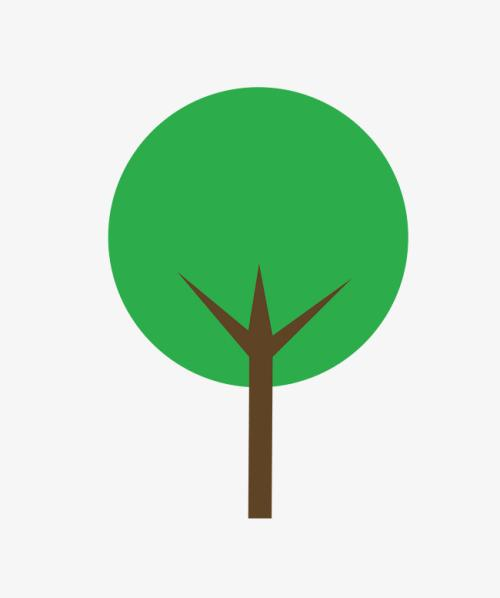
//> input picture test1.jpg, 500 x 598 px
$ ./Improved_Hough_Circle_Detection test1.jpg   (built with g++ and OpenCV 4)
//> lines starting //> are read from the running program, lines starting //| are printed output that depends on the picture; after the words box and inside, x2 and y2 are one past the last pixel; in counts of white or black regions, pixels touching at a corner belong together
#include <opencv2/opencv.hpp>
#include <math.h>
#include <vector>
#include <algorithm>

using namespace std;
using namespace cv;

int max_centers = 20;
Point *pp = new Point[max_centers*2];

struct Rad {
	int rad ;
	int countR ;
};

int getCentre(Mat edge);
int* getR(int cnum, Mat& edge);

int main(int argc, char **argv) {
	cv::Mat img;
	img = cv::imread(argv[1]);
//> img is the input picture: 598 rows x 500 cols, CV_8UC3; mean B, G, R 202.9, 225.3, 197.3
	// Mat img = imread("/home/wanghan/Downloads/test5.jpg");
	if (img.data == nullptr) { //数据不存在,可能是文件不存在
		cerr << "文件" << argv[1] << "不存在." << endl;
		return 0;
	}
	namedWindow("Original Image", 0);
	cvResizeWindow("Original Image", 1200, 800);
	imshow("Original Image", img);
	if (img.empty())
		return 0;
	Mat edge;
	//将原始图转化为灰度图
	cvtColor(img, edge, COLOR_BGR2GRAY);
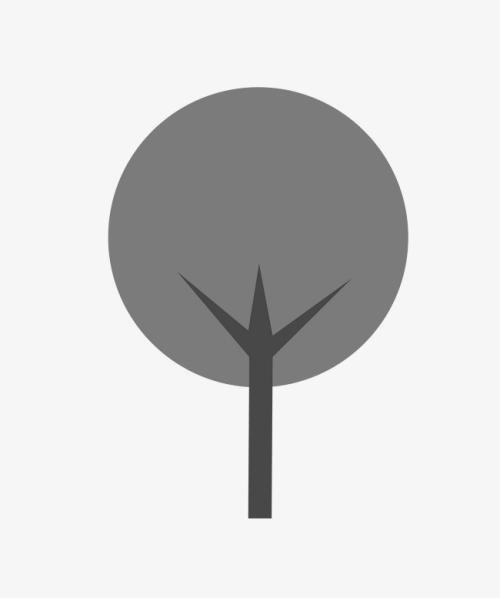
//> edge: 598 rows x 500 cols, CV_8UC1; min 58, max 255, mean 214.4
	//先使用3*3内核来降噪
	blur(edge, edge, Size(5, 5));
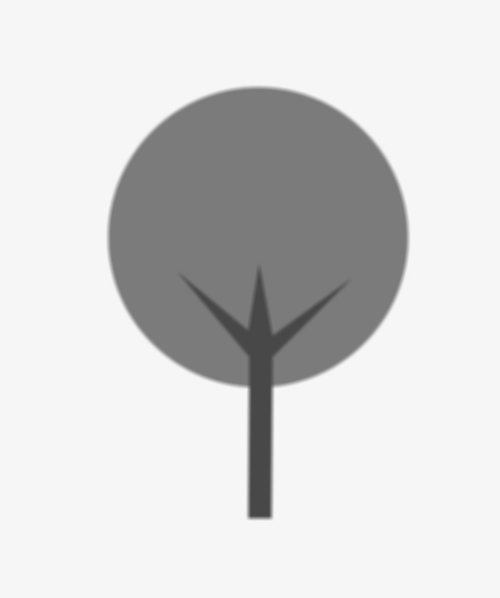
//> edge: 598 rows x 500 cols, CV_8UC1; 6% of pixels changed, all inside (x1, y1, x2, y2) = (102, 79, 417, 521)
	//运行canny算子得到边缘输入图像
	Canny(edge, edge, 70, 210, 3);
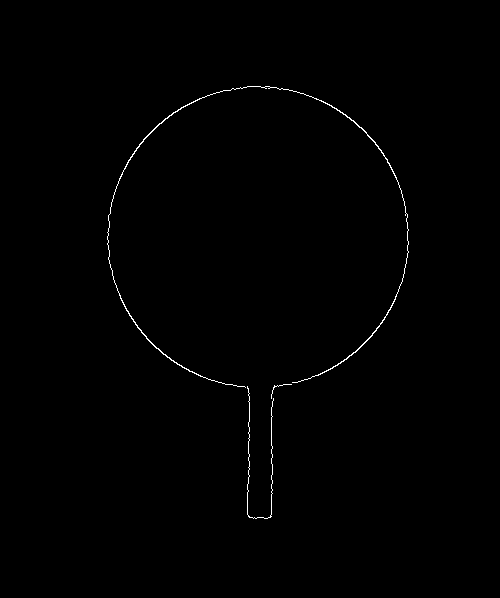
//> edge: 598 rows x 500 cols, CV_8UC1; 0.46% white in thin lines or dots, all inside (x1, y1, x2, y2) = (107, 86, 409, 519)
	//对提取的边缘图像进行二值处理(边缘像素为1，非边缘为0)
	Mat EDGE;
	threshold(edge, EDGE, 200, 1, CV_THRESH_BINARY);

	//获得圆心的数目
	int c_num = getCentre(EDGE);
//> the loop in getCentre, `for (int h = 0; h < max_centers; h++)` made 76 passes
//> (max_v, aaa, h) on passes 2 to 13: (413, 236, 0), (289, 238, 0), (105, 235, 0), (52, 239, 0), (32, 240, 0), (27, 241, 1), (25, 302, 2), (22, 242, 2), (20, 243, 2), (18, 244, 2), (18, 301, 2), (15, 251, 3)
//> (max_v, aaa) on pass 1: (571, 237)
//| 0:237
//| 1:241
//| 2:302
//| 3:251
//| 4:245
//| 5:258
//| 6:436
//| 7:440
//> (output is shown up to pass 27 of 76)
//> after the loop in getCentre, `for (int h = 0; h < max_centers; h++)`: max_iter = 522
//> the loop in getCentre, `for (int h = 0; h < max_centers; h++)` made 599 passes
//> (max_v, aaa, h) on passes 2 to 13: (444, 257, 0), (394, 259, 0), (190, 260, 0), (134, 256, 0), (84, 261, 0), (29, 255, 0), (20, 254, 1), (15, 262, 2), (13, 253, 2), (9, 252, 2), (7, 251, 2), (7, 266, 3)
//> (max_v, aaa) on pass 1: (603, 258)
//| 0:258
//| 1:254
//| 2:262
//| 3:266
//| 4:272
//| 5:250
//| 6:234
//| 7:278
//> (output is shown up to pass 25 of 599)
//> after the loop in getCentre, `for (int h = 0; h < max_centers; h++)`: max_iter = -1
//> the loop in getCentre, `for (int kl = 1; kl < max_centers*2; kl++)` made 39 passes
//> (max_v, x, y) on passes 1 to 12: (630, 1, 0), (628, 2, 0), (618, 3, 0), (617, 4, 0), (615, 5, 0), (615, 6, 0), (615, 7, 0), (615, 8, 0), (615, 9, 0), (614, 10, 0), (614, 11, 0), (612, 12, 0)
//> the loop in getCentre, `for (int i = 0; i < max_centers*2; i++)` made 40 passes
//| Point:258,237
//| Point:258,241
//| Point:258,302
//| Point:258,251
//| Point:258,245
//| Point:258,258
//| Point:258,436
//| Point:258,440
//> (output is shown up to pass 8 of 40)
//> c_num = 40
	//得到圆的半径
	cout << c_num << endl;
//| 40
	int *rad = getR(c_num, EDGE);
//> the loop in getR, `for (int s = 0; s < cnum; s++)` made 40 passes
//> (max_count, isCircle) on passes 1 to 12: (674, 360), (156, 369), (47, 516), (72, 393), (102, 379), (60, 410), (26, 0), (26, 0), (26, 0), (26, 0), (24, 0), (22, 0)
//| 第0个半径已经计算完成！150
//| 一个无效圆+1
//| 第1个半径已经计算完成！0
//| 一个无效圆+1
//> (the first 4 of 15 printed lines)
//> (output is shown up to pass 8 of 40)

	cout << "尺寸：" << edge.rows << ' ' << edge.cols << endl;
//| 尺寸：598 500

	for (int i = 0; i < c_num; i++) {
		if (rad[i] != 0) {
			circle(img, pp[i], rad[i], Scalar(0, 0, 255), 2, 8);
			circle(edge, pp[i], 1, 255, 2, 8);
		}
	}
//> this loop made 40 passes
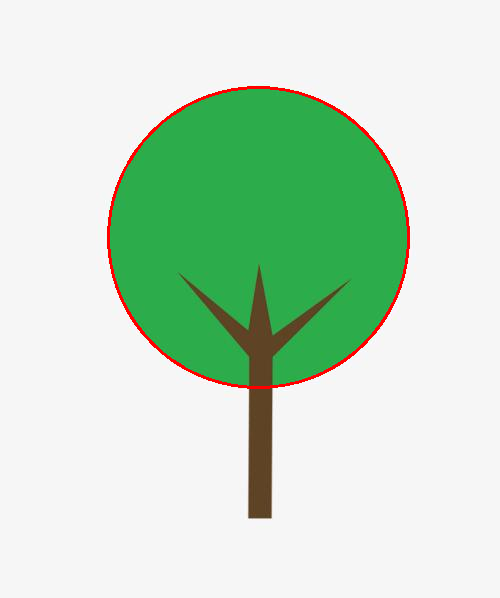
//> img: 598 rows x 500 cols, CV_8UC3; 0.95% of pixels changed, all inside (x1, y1, x2, y2) = (107, 86, 410, 389)
	namedWindow("Circle Detection Display", 0);
	cvResizeWindow("Circle Detection Display", 1200, 800);
	imshow("Circle Detection Display", img);
	namedWindow("edge", 0);
	cvResizeWindow("edge", 1200, 800);
	imshow("edge", edge);
	waitKey(0);
	delete[]rad;
	delete[]pp;
	return 0;
}


int getCentre( Mat edge) {

	if (edge.empty())
		return 0;
	//先对边缘输入图像进行行扫描
	int col = edge.cols;//离散的格子数1
	int r = edge.rows ;

	int *rowA = new int[r];
	for (int i = 0; i < r; i++)
	{
		rowA[i] = 0;
	}
	int *colB = new int[col];
	for (int i = 0; i < col; i++)
	{
		colB[i] = 0;
	}

	for (int i = 0; i < edge.rows; i++)
	{
		uchar* p = edge.ptr<uchar>(i);
		for (int j = 1; j < edge.cols-1; j++)
		{
			if (p[j] == 0) {

				int minL = (j < (edge.cols - j)) ? j : (edge.cols - j);
				for (int s = 1; s <= minL;s++) {

					if ((p[j - s] == 1) && (p[j + s] == 1)) {
						colB[j] += 2;
						colB[j - 1] += 1;
						colB[j + 1] += 1;
						break;
					}
				}
			}
		}
	}

	for (int i = 0; i < edge.cols; i++)
	{
		for (int j = 1; j < edge.rows-1; j++)
		{
			uchar t = edge.at<uchar>(j, i);
			if (t == 0) {
				int minL = (j <= (edge.rows - j)) ? j : (edge.rows - j);
				for (int s = 1; s < minL; s++) {
					if ((edge.at<uchar>(j-s, i) == 1) && (edge.at<uchar>(j+s, i)==1)) {
						rowA[j] += 2;
						rowA[j+1] += 1;
						rowA[j-1] += 1;
						break;
					}
				}
			}
		}
	}
	// [10 lines of commented-out code are left out]

	int *rowAcopy = new int[r];
	for (int i = 0; i < r; i++)
	{
		rowAcopy[i] = rowA[i];
	}
	int *colBcopy = new int[col];
	for (int i = 0; i < col; i++)
	{
		colBcopy[i] = colB[i];
	}

	int max_iter = col>r?col:r;
	int *ra = new int[max_centers]();

	for (int h = 0; h < max_centers; h++) {
		//防止死循环
		max_iter--;
		if (max_iter < 0) {
			cout <<"jumpRR,h="<<h<< endl;
			break;
		}
		int max_v = 0;
		int aaa = 0;
		for (int i = 0; i < r; i++) {
			if (rowA[i] > max_v) {
				max_v = rowA[i];
				aaa = i;
			}
		}
		if (h == 0) {
			rowA[aaa] = 0;
			ra[h] = aaa;
			cout<<h << ":" << aaa << endl;
		}
		else {
			for (int nn = 0; nn <= h - 1; nn++) {
				if (abs(ra[nn] - aaa) <= 3) {
					rowA[aaa] = 0;
					h--;
					break;
				}
			}
			if(rowA[aaa] != 0) {
				rowA[aaa] = 0;
				ra[h] = aaa;
				cout <<h<<":" <<aaa << endl;
			}
		}
	}

	int *cb = new int[max_centers]();
	max_iter = col > r ? col : r;
	for (int h = 0; h < max_centers; h++) {
		//防止死循环
		max_iter--;
		if (max_iter < 0) {
			cout << "jumpCC,h=" <<h<< endl;
			break;
		}

		int max_v = 0;
		int aaa = 0;
		for (int i = 0; i < col; i++) {
			if (colB[i] > max_v) {
				max_v = colB[i];
				aaa = i;
			}
		}
		if (h == 0) {
			colB[aaa] = 0;
			cb[h] = aaa;
			cout<<h << ":" << aaa << endl;
		}
		else {
			//根据实验调整

			for (int nn = 0; nn <= h - 1; nn++) {
				if (abs(cb[nn] - aaa) <= 3) {
					colB[aaa] = 0;
					h--;
					break;
				}
			}
			if (colB[aaa] != 0) {
				colB[aaa] = 0;
				cb[h] = aaa;
				cout << h << ":" << aaa << endl;
			}
		}
	}
	//构造二维数组进行辅助判断找出最可能为圆心的点

	int **array = new int*[max_centers];//分配一个指针数组，将其首地址保存在a中   、

	for (int i = 0; i < max_centers; i++)//为指针数组的每个元素分配一个数组
		array[i] = new int[max_centers];

	for (int i = 0; i < max_centers; i++) {
		for (int j = 0; j < max_centers; j++) {
			array[i][j] = rowAcopy[ra[i]]+colBcopy[cb[j]];
		}
	}

	pp[0].x =cb[0];
	pp[0].y =ra[0];
	array[0][0] = 0;
	//number = (num_c<num_r)?num_c:num_r;
	for (int kl = 1; kl < max_centers*2; kl++) {
		int max_v = 0;
		int x = 0, y = 0;
		for (int i = 0; i < max_centers; i++) {
			for (int j = 0; j < max_centers; j++) {

				if (array[i][j] > max_v) {
					max_v = array[i][j];
					x = i;
					y = j;
				}
			}

		}
		array[x][y] = 0;
		pp[kl].x = cb[y];
		pp[kl].y = ra[x];
	}

	for (int i = 0; i < max_centers*2; i++) {
		cout <<"Point:"<< pp[i].x << ',' << pp[i].y << endl;
	}

	return max_centers*2;
	//票数占总票数的0.1以上则可认为是圆心
	waitKey(0);
	delete[]ra;
	delete[]cb;
	delete[] rowA,rowAcopy;
	delete[] colB,colBcopy;

}

int* getR( int cnum,Mat& edge ) {

	int *rRr = new int[cnum];

	for (int s = 0; s < cnum; s++) {

		vector<Rad>  RR;//临时存储半径的向量
		Rad x = { 0,0 };
		RR.push_back(x);

		for (int i = 0; i < edge.rows; i++)
		{
			uchar* p = edge.ptr<uchar>(i);

			for (int j = 0; j < edge.cols; j++)
			{
				if (p[j] == 1) {
					//统计边缘像素的个数

					int rr = int(sqrt(pow((i - pp[s].y), 2) + pow((j - pp[s].x), 2)) + 0.5);//四舍五入
					bool test = true;
					//倒序遍历加快速度
					for (vector<Rad>::iterator it = RR.end() - 1; it >= RR.begin(); it--)
					{
						if (rr == it->rad) {
							it->countR += 1;
							test = false;
							break;
						}
						if (it == RR.begin())
							break;
					}
					if(test==true){
						Rad newR = { rr,1 };
						RR.push_back(newR);
					}
				}
			}
		}
		vector<Rad>::iterator it;//声明一个迭代器，来访问vector容器，作用：遍历或者指向vector容器的元素
		int max_count = 0;
		for (it = RR.begin(); it != RR.end(); it++)
		{
			if (it->countR > max_count) {
				max_count = it->countR;
				rRr[s] = it->rad;
			}
		}
		if (rRr[s] >= (edge.cols/2) || rRr[s] >= (edge.rows/2)) {
			rRr[s] = 0;
			cout << "半径过大无效圆" << endl;
		}

		int isCircle = 0.8 * 3 * rRr[s];//根据实验调整
		if (max_count <= isCircle) {
			rRr[s] = 0;
			cout << "一个无效圆+1" << endl;
		}
		cout << "第" << s << "个半径已经计算完成！"<<rRr[s] << endl;
	}
	return rRr;
}
